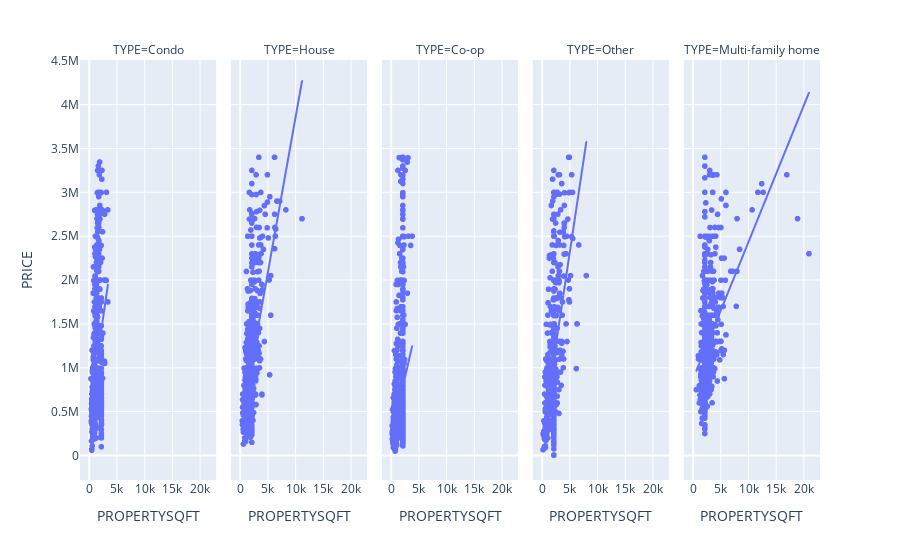

This figure's notebook cell:
### Code cell
fig = px.scatter(data_frame=df, x = 'PROPERTYSQFT', y = 'PRICE' , facet_col= 'TYPE' , trendline= 'ols' )
fig.show()

### Figure 1 — Plotly figure (JSON) as saved in the notebook; plotly's stock layout.template omitted (floating-point values rounded to 4 significant figures; data arrays with more than 128 entries replaced by an {"elided": "..."} marker saying what was removed)
{"data": [{"hovertemplate": "TYPE=Condo<br>PROPERTYSQFT=%{x}<br>PRICE=%{y}<extra></extra>", "legendgroup": "", "marker": {"color": "#636efa", "symbol": "circle"}, "mode": "markers", "name": "", "showlegend": false, "type": "scattergl", "x": {"elided": "750 float values"}, "xaxis": "x", "y": {"elided": "750 int values"}, "yaxis": "y"}, {"hovertemplate": "<b>OLS trendline</b><br>PRICE = 437.217 * PROPERTYSQFT + 476351<br>R<sup>2</sup>=0.130455<br><br>TYPE=Condo<br>PROPERTYSQFT=%{x}<br>PRICE=%{y} <b>(trend)</b><extra></extra>", "legendgroup": "", "marker": {"color": "#636efa", "symbol": "circle"}, "mode": "lines", "name": "", "showlegend": false, "type": "scattergl", "x": {"elided": "750 float values"}, "xaxis": "x", "y": {"elided": "750 float values"}, "yaxis": "y"}, {"hovertemplate": "TYPE=House<br>PROPERTYSQFT=%{x}<br>PRICE=%{y}<extra></extra>", "legendgroup": "", "marker": {"color": "#636efa", "symbol": "circle"}, "mode": "markers", "name": "", "showlegend": false, "type": "scattergl", "x": {"elided": "955 float values"}, "xaxis": "x2", "y": {"elided": "955 int values"}, "yaxis": "y2"}, {"hovertemplate": "<b>OLS trendline</b><br>PRICE = 353.684 * PROPERTYSQFT + 290258<br>R<sup>2</sup>=0.364715<br><br>TYPE=House<br>PROPERTYSQFT=%{x}<br>PRICE=%{y} <b>(trend)</b><extra></extra>", "legendgroup": "", "marker": {"color": "#636efa", "symbol": "circle"}, "mode": "lines", "name": "", "showlegend": false, "type": "scattergl", "x": {"elided": "955 float values"}, "xaxis": "x2", "y": {"elided": "955 float values"}, "yaxis": "y2"}, {"hovertemplate": "TYPE=Co-op<br>PROPERTYSQFT=%{x}<br>PRICE=%{y}<extra></extra>", "legendgroup": "", "marker": {"color": "#636efa", "symbol": "circle"}, "mode": "markers", "name": "", "showlegend": false, "type": "scattergl", "x": {"elided": "1369 float values"}, "xaxis": "x3", "y": {"elided": "1369 int values"}, "yaxis": "y3"}, {"hovertemplate": "<b>OLS trendline</b><br>PRICE = 275.337 * PROPERTYSQFT + 183780<br>R<sup>2</sup>=0.092942<br><br>TYPE=Co-op<br>PROPERTYSQFT=%{x}<br>PRICE=%{y} <b>(trend)</b><extra></extra>", "legendgroup": "", "marker": {"color": "#636efa", "symbol": "circle"}, "mode": "lines", "name": "", "showlegend": false, "type": "scattergl", "x": {"elided": "1369 float values"}, "xaxis": "x3", "y": {"elided": "1369 float values"}, "yaxis": "y3"}, {"hovertemplate": "TYPE=Other<br>PROPERTYSQFT=%{x}<br>PRICE=%{y}<extra></extra>", "legendgroup": "", "marker": {"color": "#636efa", "symbol": "circle"}, "mode": "markers", "name": "", "showlegend": false, "type": "scattergl", "x": {"elided": "559 float values"}, "xaxis": "x4", "y": {"elided": "559 int values"}, "yaxis": "y4"}, {"hovertemplate": "<b>OLS trendline</b><br>PRICE = 420.639 * PROPERTYSQFT + 187612<br>R<sup>2</sup>=0.327148<br><br>TYPE=Other<br>PROPERTYSQFT=%{x}<br>PRICE=%{y} <b>(trend)</b><extra></extra>", "legendgroup": "", "marker": {"color": "#636efa", "symbol": "circle"}, "mode": "lines", "name": "", "showlegend": false, "type": "scattergl", "x": {"elided": "559 float values"}, "xaxis": "x4", "y": {"elided": "559 float values"}, "yaxis": "y4"}, {"hovertemplate": "TYPE=Multi-family home<br>PROPERTYSQFT=%{x}<br>PRICE=%{y}<extra></extra>", "legendgroup": "", "marker": {"color": "#636efa", "symbol": "circle"}, "mode": "markers", "name": "", "showlegend": false, "type": "scattergl", "x": {"elided": "690 float values"}, "xaxis": "x5", "y": {"elided": "690 int values"}, "yaxis": "y5"}, {"hovertemplate": "<b>OLS trendline</b><br>PRICE = 155.665 * PROPERTYSQFT + 866281<br>R<sup>2</sup>=0.186646<br><br>TYPE=Multi-family home<br>PROPERTYSQFT=%{x}<br>PRICE=%{y} <b>(trend)</b><extra></extra>", "legendgroup": "", "marker": {"color": "#636efa", "symbol": "circle"}, "mode": "lines", "name": "", "showlegend": false, "type": "scattergl", "x": {"elided": "690 float values"}, "xaxis": "x5", "y": {"elided": "690 float values"}, "yaxis": "y5"}], "layout": {"annotations": [{"font": {}, "showarrow": false, "text": "TYPE=Condo", "x": 0.092, "xanchor": "center", "xref": "paper", "y": 1, "yanchor": "bottom", "yref": "paper"}, {"font": {}, "showarrow": false, "text": "TYPE=House", "x": 0.296, "xanchor": "center", "xref": "paper", "y": 1, "yanchor": "bottom", "yref": "paper"}, {"font": {}, "showarrow": false, "text": "TYPE=Co-op", "x": 0.5, "xanchor": "center", "xref": "paper", "y": 1, "yanchor": "bottom", "yref": "paper"}, {"font": {}, "showarrow": false, "text": "TYPE=Other", "x": 0.704, "xanchor": "center", "xref": "paper", "y": 1, "yanchor": "bottom", "yref": "paper"}, {"font": {}, "showarrow": false, "text": "TYPE=Multi-family home", "x": 0.908, "xanchor": "center", "xref": "paper", "y": 1, "yanchor": "bottom", "yref": "paper"}], "legend": {"tracegroupgap": 0}, "margin": {"t": 60}, "xaxis": {"anchor": "y", "domain": [0, 0.184], "title": {"text": "PROPERTYSQFT"}}, "xaxis2": {"anchor": "y2", "domain": [0.204, 0.388], "matches": "x", "title": {"text": "PROPERTYSQFT"}}, "xaxis3": {"anchor": "y3", "domain": [0.408, 0.592], "matches": "x", "title": {"text": "PROPERTYSQFT"}}, "xaxis4": {"anchor": "y4", "domain": [0.612, 0.796], "matches": "x", "title": {"text": "PROPERTYSQFT"}}, "xaxis5": {"anchor": "y5", "domain": [0.816, 1], "matches": "x", "title": {"text": "PROPERTYSQFT"}}, "yaxis": {"anchor": "x", "domain": [0, 1], "title": {"text": "PRICE"}}, "yaxis2": {"anchor": "x2", "domain": [0, 1], "matches": "y", "showticklabels": false}, "yaxis3": {"anchor": "x3", "domain": [0, 1], "matches": "y", "showticklabels": false}, "yaxis4": {"anchor": "x4", "domain": [0, 1], "matches": "y", "showticklabels": false}, "yaxis5": {"anchor": "x5", "domain": [0, 1], "matches": "y", "showticklabels": false}}}
